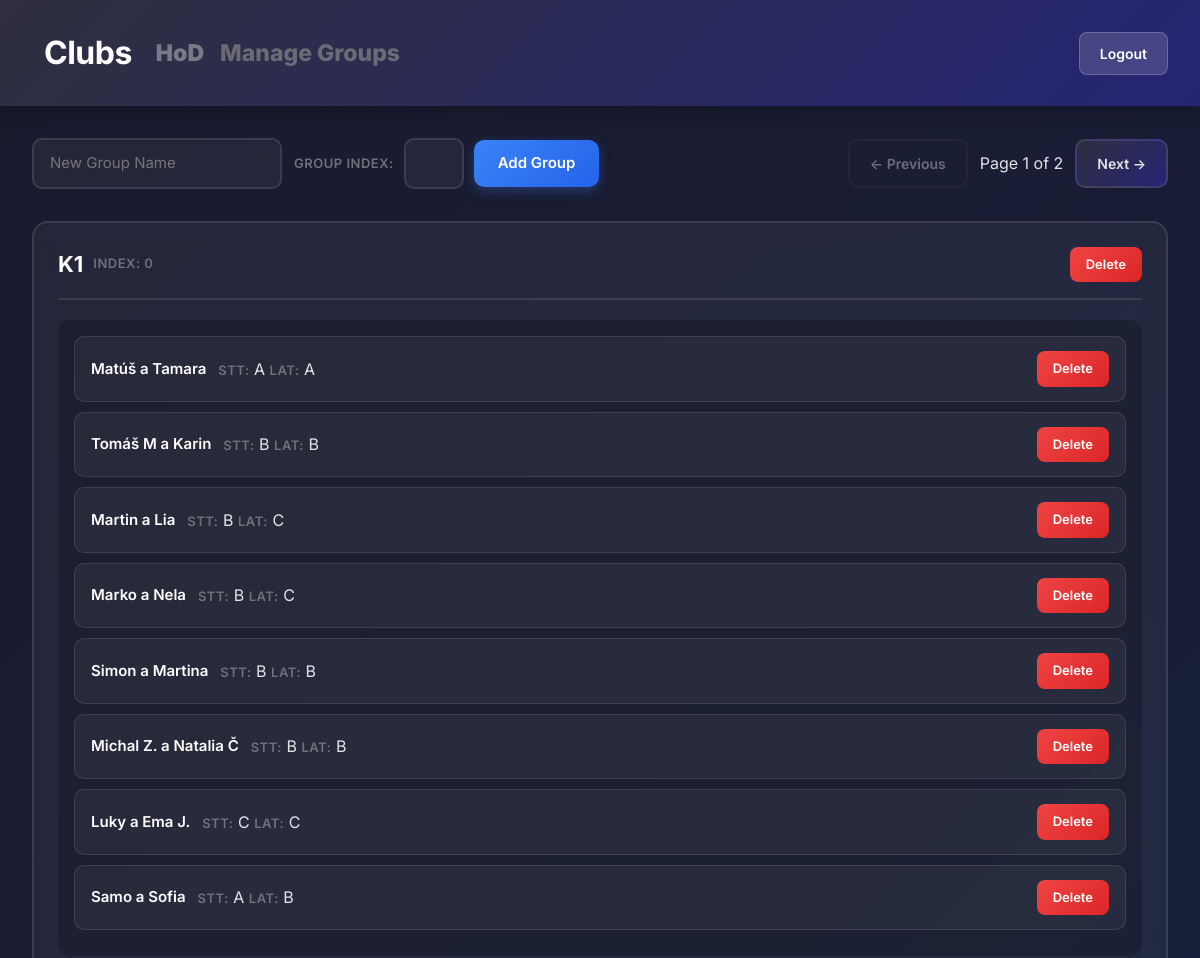
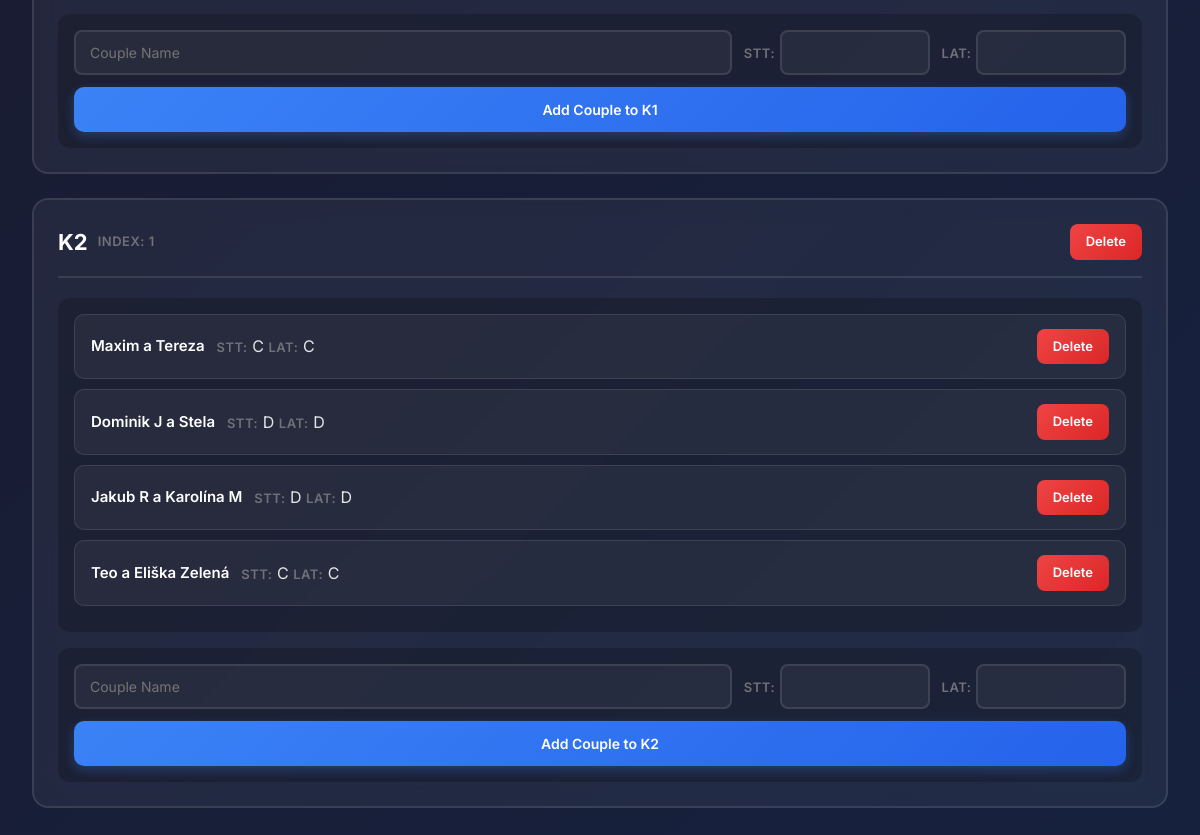
Page /club/16/manage_groups/ (signed in) on the committed database (2 pictures, top to bottom).
### TrainerClubs/models.py (models this page shows, shortened)
class Club(models.Model):
    club_owner = models.ForeignKey(User, on_delete=models.CASCADE, related_name='clubs')
    name = models.CharField(max_length=100)
    profile_picture = models.ImageField(upload_to='club_profiles/', blank=True, null=True)

### main/models.py (models this page shows, shortened)
class Group(models.Model):
    club = models.ForeignKey(Club, on_delete=models.CASCADE, related_name='groups', null=True, blank=True)
    user = models.ForeignKey(User, on_delete=models.CASCADE, related_name='owned_groups')
    name = models.CharField(max_length=200)
    index = models.IntegerField(default=0)  # For sorting groups
    couples = []

class Couple(models.Model):
    user = models.ForeignKey(User, on_delete=models.CASCADE, related_name='couple')
    name = models.CharField(max_length=200)
    min_duration = models.IntegerField(default=60)
    group = models.ForeignKey('Group', on_delete=models.CASCADE, related_name='couples', null=True, blank=True)
    dance_class_lat = models.CharField(max_length=100,)
    dance_class_stt = models.CharField(max_length=100,)

### main/views.py (the view)
# urls.py: path('club/<int:club_id>/manage_groups/', views.manage_groups, name='manage_groups'),
@login_required
def manage_groups(request, club_id):
    all_groups = request.user.owned_groups.all()
    club = get_object_or_404(Club, id=club_id, club_owner=request.user)
    paginator = Paginator(all_groups, 2)
    page_number = request.GET.get('page', 1)
    page_obj = paginator.get_page(page_number)
    error_message = request.GET.get('error', None)
    success_message = request.GET.get('success', None)
    return render(request, 'manage_groups.html', {
        'page_obj':page_obj,
        'club':club,
        'groups':page_obj.object_list,
        'error_message': error_message,
        'success_message': success_message,
    })

### main/templates/manage_groups.html (shortened to what this page needs)
<!DOCTYPE html>
<html lang="en">
<head>
    <link href="https://cdn.jsdelivr.net/npm/bootstrap@5.3.0/dist/css/bootstrap.min.css" rel="stylesheet">
</head>
<body>
   <div class="header">
        <nav class="navbar navbar-expand-lg" style="background-color: none; margin: 0; padding: 0;">
            <div class="container-fluid" style="display: flex;">
                <a class="navbar-brand" href="/trainer/trainer_dashboard/"
                style="font-size: 32px; font-weight: 700; color: white; letter-spacing: -0.5px; text-decoration: none;">Clubs</a>
                <div class="collapse navbar-collapse" id="navbarSupportedContent">
                <ul class="navbar-nav me-auto mb-2 mb-lg-0" style="display: flex;">
                    <li class="nav-item">
                    <a class="nav-link" aria-current="page" href="/club/{{club.id}}/"
                    style="
                        color: #797988 !important;
                        font-size: 23px !important;
                        font-weight: 1000 !important;
                        background: none;
                    ">{{ club.name }}</a>
                    </li>
                    <li class="nav-item">
                    <a class="nav-link disabled" aria-current="page"
                    style="
                        color: #6b6b75 !important;
                        font-size: 23px !important;
                        font-weight: 800 !important;
                        background: none;
                    ">Manage Groups</a>
                    </li>
                </ul>
                </div>
            </div>
        </nav>
        <a class="header-nav-btn" href="{% url 'logout' %}">Logout</a>
    </div>
    <div class="main-container">
        <div class="top-bar">
            <form method="POST" action="{% url 'add_group' club.id %}" class="add-group-form">
                <input type="text" name="group_name" class="auto-width-input" placeholder="New Group Name" required>
                <div style="display: flex; align-items: center; gap: 10px;">
                    <span class="small-label">Group Index: </span>
                    <input type="text" name="group_index">
                    <button type="submit" class="btn-add">Add Group</button>
                </div>
            </form>
            <div class="nav-buttons">
                <a id="prev-page"
                   class="nav-btn{% if not page_obj.has_previous %} disabled{% endif %}"
                   {% if page_obj.has_previous %}
                   href="?page={{ page_obj.previous_page_number }}"
                   data-target-page="{{ page_obj.previous_page_number }}"
                   {% else %}
                   aria-disabled="true" style="pointer-events: none;"
                   {% endif %}>← Previous</a>
                <span>Page {{ page_obj.number }} of {{ page_obj.paginator.num_pages }}</span>
                <a id="next-page"
                   class="nav-btn{% if not page_obj.has_next %} disabled{% endif %}"
                   {% if page_obj.has_next %}
                   href="?page={{ page_obj.next_page_number }}"
                   data-target-page="{{ page_obj.next_page_number }}"
                   {% else %}
                   aria-disabled="true" style="pointer-events: none;"
                   {% endif %}>Next →</a>
            </div>
        </div>
        <div class="slider-container">
            <div id="groups-slider" class="groups-slider">
                <div class="groups-page" data-page="{{ page_obj.number }}">
                    {% include 'partials/groups_page.html' %}
                </div>
            </div>
        </div>
    </div>
</body>
</html>

### main/templates/partials/groups_page.html (shortened to what this page needs)
{% for group in groups %}
<div class="group-card" data-group-id="{{ group.id }}">
    <div class="group-header">
        <div style="display: flex; align-items: center; gap: 10px;">
            <h3 style="margin: 0; padding: 0;" contenteditable="true"
                data-group-id="{{ group.id }}"
                data-original="{{ group.name }}"
                class="editable-group-name"
                title="Click to edit; Enter to save">{{ group.name }}</h3>
            <span class="small-label">Index:
             <span contenteditable="true"
                    data-group-id="{{ group.id }}"
                    data-original="{{ group.index }}"
                    class="editable-group-index"
                    title="Click to edit; Enter to save">{{ group.index }}</span>
            </span>
        </div>
        <form method="POST" action="{% url 'delete_group' club_id=club.id group_id=group.id %}" style="margin: 0;">
            <button type="submit" class="btn-delete"
                    onclick="return confirm('Delete {{ group.name }}?')">Delete</button>
        </form>
    </div>
    {% if group.couples.all %}
    <div class="couple-list">
        {% for couple in group.couples.all %}
        <div class="couple-item" draggable="true"
             data-couple-id="{{ couple.id }}" data-group-id="{{ group.id }}">
            <div>
                <span class="editable-couple" contenteditable="true"
                      data-couple-id="{{ couple.id }}"
                      data-original="{{ couple.name }}">{{ couple.name }}</span>
                <div>
                    <span class="small-label">STT:</span>
                    <span contenteditable="true"
                      data-couple-id="{{ couple.id }}"
                      data-original="{{ couple.dance_class_stt }}"
                      class="editable-couple-dance-class-stt"
                      >{{ couple.dance_class_stt }}</span>
                    <span class="small-label">LAT:</span>
                    <span contenteditable="true"
                        data-couple-id="{{ couple.id }}"
                        data-original="{{ couple.dance_class_lat }}"
                        class="editable-couple-dance-class-lat">{{ couple.dance_class_lat }}</span>
                </div>
            </div>
            <form method="POST" action="{% url 'delete_couple' club_id=club.id couple_id=couple.id%}" style="margin: 0;">
                <button type="submit" class="btn-delete">Delete</button>
            </form>
        </div>
        {% endfor %}
    </div>
    {% else %}
    <div class="couple-list">
        <p style="color: #71717a; text-align: center; padding: 20px;">No Couples Added</p>
    </div>
    {% endif %}
    <form method="POST" action="{% url 'add_couple' club.id%}" class="add-couple-form">
        <div class="assign-row">
            <div class="assign-fields">
                <input type="text" name="couple_name" placeholder="Couple Name" required>
                <div>
                    <span class="small-label">STT:</span>
                    <input type="text" name="dance_class_stt" style="max-width: 100px;" required>
                </div>
                <div>
                    <span class="small-label">LAT:</span>
                    <input type="text" name="dance_class_lat" style="max-width: 100px;" required>
                </div>
            </div>
            <button type="submit">Add Couple to {{ group.name }}</button>
        </div>
    </form>
</div>
{% endfor %}

### rows in the picture
Club: name "HoD"
Group: name "K1", index "0"
Couple: name "Matúš a Tamara", dance_class_stt "A", dance_class_lat "A"
Couple: name "Tomáš M a Karin", dance_class_stt "B", dance_class_lat "B"
Couple: name "Martin a Lia", dance_class_stt "B", dance_class_lat "C"
Couple: name "Marko a Nela", dance_class_stt "B", dance_class_lat "C"
Couple: name "Simon a Martina", dance_class_stt "B", dance_class_lat "B"
Couple: name "Michal Z. a Natalia Č", dance_class_stt "B", dance_class_lat "B"
Couple: name "Luky a Ema J.", dance_class_stt "C", dance_class_lat "C"
Couple: name "Samo a Sofia", dance_class_stt "A", dance_class_lat "B"
Group: name "K2", index "1"
Couple: name "Maxim a Tereza", dance_class_stt "C", dance_class_lat "C"
Couple: name "Dominik J a Stela", dance_class_stt "D", dance_class_lat "D"
Couple: name "Jakub R a Karolína M", dance_class_stt "D", dance_class_lat "D"
Couple: name "Teo a Eliška Zelená", dance_class_stt "C", dance_class_lat "C"

### other values in the picture
{{ page_obj.number }} "1"
{{ page_obj.paginator.num_pages }} "2"
